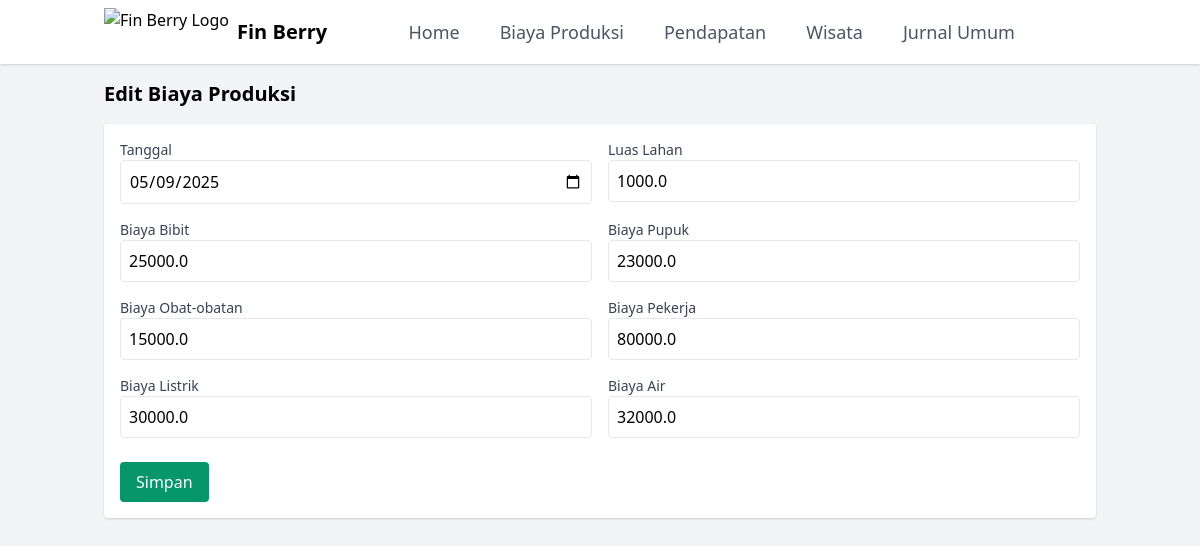
The page /production/edit/1 on the database its author committed.
### models.py (models this page shows)
class ProductionCost(db.Model):
    id = db.Column(db.Integer, primary_key=True)
    date = db.Column(db.Date, nullable=False)
    land_area = db.Column(db.Float, nullable=False)
    seed_cost = db.Column(db.Float, nullable=False)
    fertilizer_cost = db.Column(db.Float, nullable=False)
    medicine_cost = db.Column(db.Float, nullable=False)
    equipment_cost = db.Column(db.Float, nullable=False)
    labor_cost = db.Column(db.Float, nullable=False)
    electricity_cost = db.Column(db.Float, nullable=False)
    water_cost = db.Column(db.Float, nullable=False)

### app.py (the view, shortened to what this page needs)
@app.route('/production/edit/<int:id>', methods=['GET','POST'])
def production_edit(id):
    item = ProductionCost.query.get_or_404(id)
    return render_template('production_form.html', item=item)

### templates/production_form.html
{% extends 'base.html' %} {% block content %}
<h1 class="text-xl font-bold mb-4">
  {{ 'Edit' if item else 'Tambah' }} Biaya Produksi
</h1>
<form method="post" class="bg-white p-4 shadow rounded">
  {% include 'production_fields.html' %}
  <br />
  <button
    type="submit"
    class="bg-green-600 hover:bg-green-700 text-white px-4 py-2 rounded"
  >
    Simpan
  </button>
</form>
{% endblock %}

### templates/production_fields.html
<div class="grid grid-cols-2 gap-4">
  {% for field in ['date', 'land_area', 'seed_cost', 'fertilizer_cost',
  'medicine_cost', 'labor_cost', 'electricity_cost', 'water_cost'] %}
  <div>
    <label class="block text-sm font-medium text-gray-700">
      {% if field == 'date' %}Tanggal {% elif field == 'land_area' %}Luas Lahan
      {% elif field == 'seed_cost' %}Biaya Bibit {% elif field ==
      'fertilizer_cost' %}Biaya Pupuk {% elif field == 'medicine_cost' %}Biaya
      Obat-obatan {% elif field == 'labor_cost' %}Biaya Pekerja {% elif field ==
      'electricity_cost' %}Biaya Listrik {% elif field == 'water_cost' %}Biaya
      Air {% endif %}
    </label>
    {% if field == 'date' %}
    <input
      type="date"
      name="{{ field }}"
      value="{{ item.date.strftime('%Y-%m-%d') if item else '' }}"
      class="border p-2 w-full rounded"
      required
    />
    {% else %}
    <input
      type="number"
      step="any"
      name="{{ field }}"
      value="{{ item[field] if item else '' }}"
      class="border p-2 w-full rounded"
      required
    />
    {% endif %}
  </div>
  {% endfor %}
</div>

### rows shown on the page
ProductionCost: date "05/09/2025", land_area "1000.0" "25000.0" "23000.0" "15000.0" "80000.0" "30000.0" "32000.0"

### other values the page prints
{{ 'Edit' if item else 'Tambah' }} "Edit"
